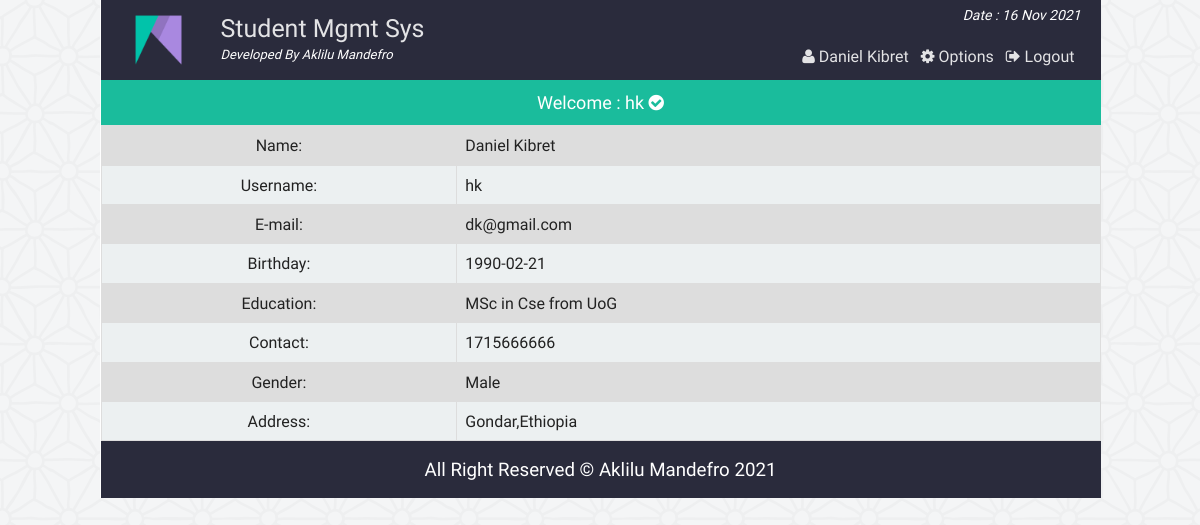
/fct_single_profile.php (signed in), run on the app's committed database.
### tables this page shows
CREATE TABLE `faculty` (
  `id` int(11) NOT NULL,
  `username` varchar(15) NOT NULL,
  `password` varchar(50) NOT NULL,
  `name` varchar(30) NOT NULL,
  `email` varchar(100) NOT NULL,
  `birthday` date DEFAULT NULL,
  `gender` varchar(10) NOT NULL,
  `education` varchar(100) DEFAULT NULL,
  `contact` int(100) DEFAULT NULL,
  `address` varchar(255) DEFAULT NULL
);

### php/functions.php (called while the page is built, shortened)
<?php
class login_registration_class{
	public function get_faculty_by_username($uname){
		global $conn;
		$sql = "select * from faculty where username='$uname'";
		$result = $conn->query($sql);
		return $result;
	}
};
?>

### fct_single_profile.php (the view, shortened to what this page needs)
<?php
require "php/config.php";
require_once "php/functions.php";
$user = new login_registration_class();
$funame = $_SESSION['f_uname'];
?>
<?php
include "php/headertop.php";
?>
	<div class="faculty">
		<p style="font-size:18px;text-align:center;background:#1abc9c;color:#fff;padding:10px;margin:0">Welcome : <?php echo $funame; ?> <i class="fa fa-check-circle" aria-hidden="true"></i></p>
			<table class="tab_one">
			<?php
				$getuser = $user->get_faculty_by_username($funame);
				while($row = $getuser->fetch_assoc()){
			?>
			<tr>
				<td  style="text-align:center">Name: </td>
				<td><?php echo $row['name']; ?></td>
			</tr>
			<tr>
				<td  style="text-align:center">Username: </td>
				<td><?php echo $row['username']; ?></td>
			</tr>
			<tr>
				<td  style="text-align:center">E-mail: </td>
				<td><?php echo $row['email']; ?></td>
			</tr>
			<tr>
				<td  style="text-align:center">Birthday: </td>
				<td><?php echo $row['birthday']; ?></td>
			</tr>
			<tr>
				<td  style="text-align:center">Education: </td>
				<td><?php echo $row['education']; ?></td>
			</tr>
			<tr>
				<td  style="text-align:center">Contact: </td>
				<td><?php echo $row['contact']; ?></td>
			</tr>
			<tr>
				<td  style="text-align:center">Gender: </td>
				<td><?php echo $row['gender']; ?></td>
			</tr>
			<tr>
				<td  style="text-align:center">Address: </td>
				<td><?php echo $row['address']; ?></td>
			</tr>
			<?php if($row['username'] == $funame){ ?>
			<?php } } ?>
		</table>
	</div>
<?php
include "php/footerbottom.php";
?>

### css/main.css (style rules this page uses)
html { color: #222; font-size: 1em; line-height: 1.4; }
body { font-family:roboto !important; background:url(../img/ptrn.png) repeat fixed; }
.st_reg th, td { padding: 8px; }
table.tab_one { width:100%; }
table.tab_one td { border:1px solid #ddd; padding:8px; }
table.tab_one tr:nth-child(odd) { background:#ddd; }
table.tab_one tr:nth-child(even) { background:#ecf0f1; }
table.att_tab tr,td,th { border:2px solid #ddd; border-collapse:collapse; padding:8px; }

### data on the page
faculty: name "Daniel Kibret", username "hk", email "dk@gmail.com", birthday "1990-02-21", education "MSc in Cse from UoG", contact "1715666666", gender "Male", address "Gondar,Ethiopia"

### other printed values
$fname "Daniel Kibret"
$funame "hk"
